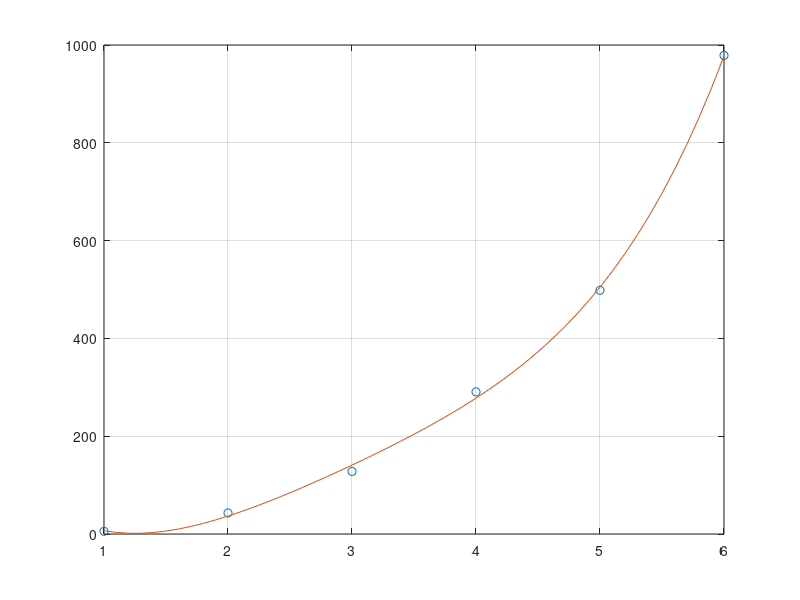

Write the MATLAB code that produced this figure.
%% clear screem
close all
clc
clear

%% curve fitting
x = [1 2 3 4 5 6]; 
y = [5.5 43.1 128 290.7 498.4 978.67];  %data
p = polyfit(x,y,4);   %get the polynomial
% Compute the values of the polyfit estimate over a finer range, 
% and plot the estimate over the real data values for comparison:
x2 = 1:0.1:6;          
y2 = polyval(p,x2);
plot(x,y,'o',x2,y2)
grid on